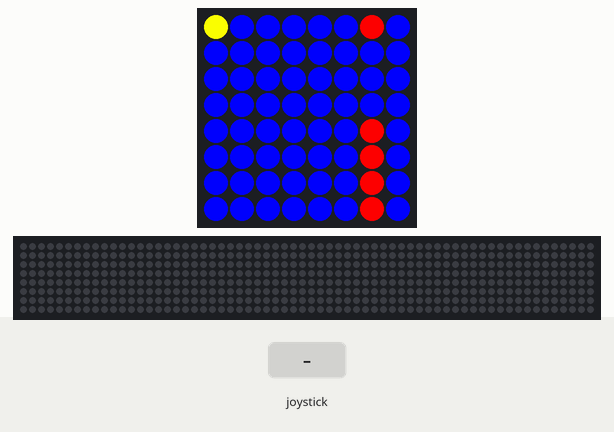
Bench run of a program on a simulated Raspberry Pi (BCM pin numbers) with a Sense HAT. On the bench: the Sense HAT's 8×8 RGB LED matrix, a strip that is not on the board, showing the scrolling text unrolled. Inputs (shaded band) come from the test bench. Random numbers come from a fixed seed; the 64×8 strip is a reading aid, not a part: it shows the text the matrix is scrolling, unrolled, one strip-width of it at a time. At 10.0 s the program stops and its outputs stay as they are.

Above: at 1.2 s.
1.3 s: joystick pushed right
At 2.1 s:
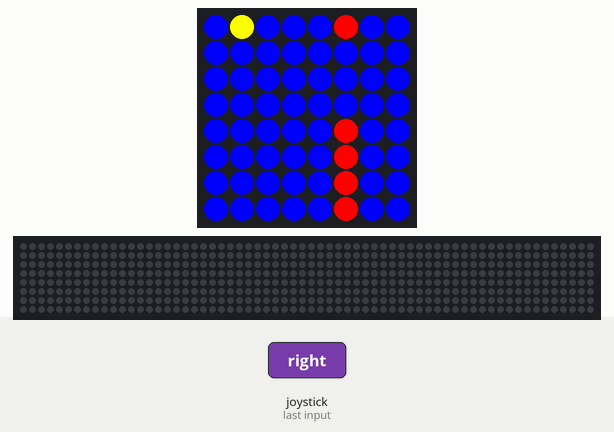
4.3 s: joystick pushed left
At 4.37 s:
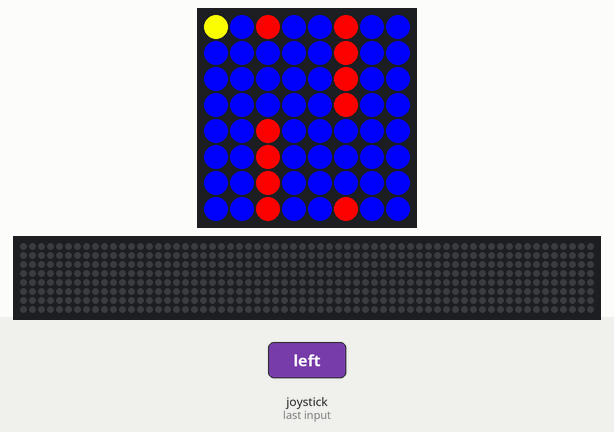
6.1 s: joystick pushed up
7.7 s: joystick pushed down
At 7.89 s:
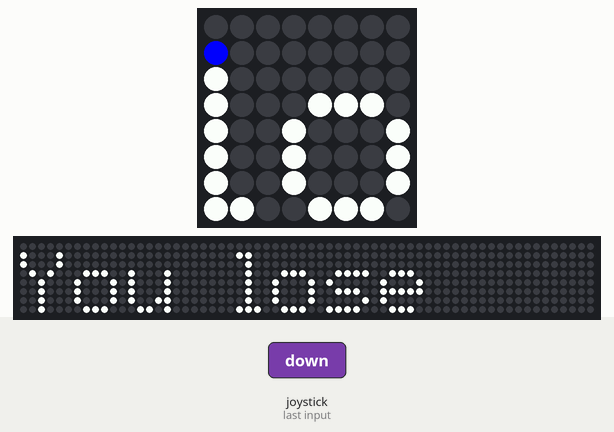
Timing chart, 0 to 10.7 s (numbered marks = the images above; inputs shaded):
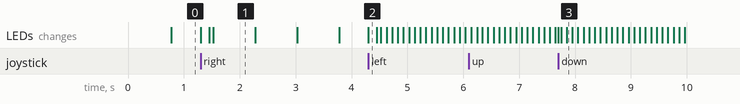

Measured:
- what the display in image 1 shows lasts 0.8 s, from 1.5 s to 2.3 s

The program:

flappy.py
```python
from sense_hat import SenseHat
from random import randint
from time import sleep


sense = SenseHat()

RED = (255, 0, 0)
BLUE = (0, 0, 255)
YELLOW = (255, 255, 0)
x = 0
y = 0
game_over = False

matrix = [[BLUE for column in range(8)] for row in range(8)]


def flatten(matrix):
  return [pixel for row in matrix for pixel in row]


def gen_pipes(matrix):
  for row in matrix:
    row[-1] = RED
  gap = randint(1,6)
  matrix[gap+1][-1] = BLUE
  matrix[gap][-1] = BLUE
  matrix[gap-1][-1] = BLUE
  return matrix


def move_pipes(matrix):
  for row in matrix:
    for i in range(7):
      row[i] = row[i+1]
    row[-1] = BLUE
  return matrix

def draw_astronaut(event):
  global x
  global y
  global game_over
  sense.set_pixel(x, y, BLUE)
  if event.action == "pressed":
    if event.direction == "up" and y > 0:
        y -= 1
    elif event.direction == "down" and y < 7:
        y += 1
    elif event.direction == "right" and x < 7:
        x += 1
    elif event.direction == "left" and x > 0:
        x -= 1
    sense.set_pixel(x, y, YELLOW)
    if check_collision(matrix):
      game_over = True


def check_collision(matrix):
  if matrix[y][x] == RED:
      return True
  else:
      return False


sense.stick.direction_any = draw_astronaut
while not game_over:
  matrix = gen_pipes(matrix)
  if check_collision(matrix):
    game_over = True
  for i in range(3):
    sense.set_pixels(flatten(matrix))
    matrix = move_pipes(matrix)
    sense.set_pixel(x, y, YELLOW)
    if check_collision(matrix):
      game_over = True
    sleep(.75)
sense.show_message('You lose')
```
